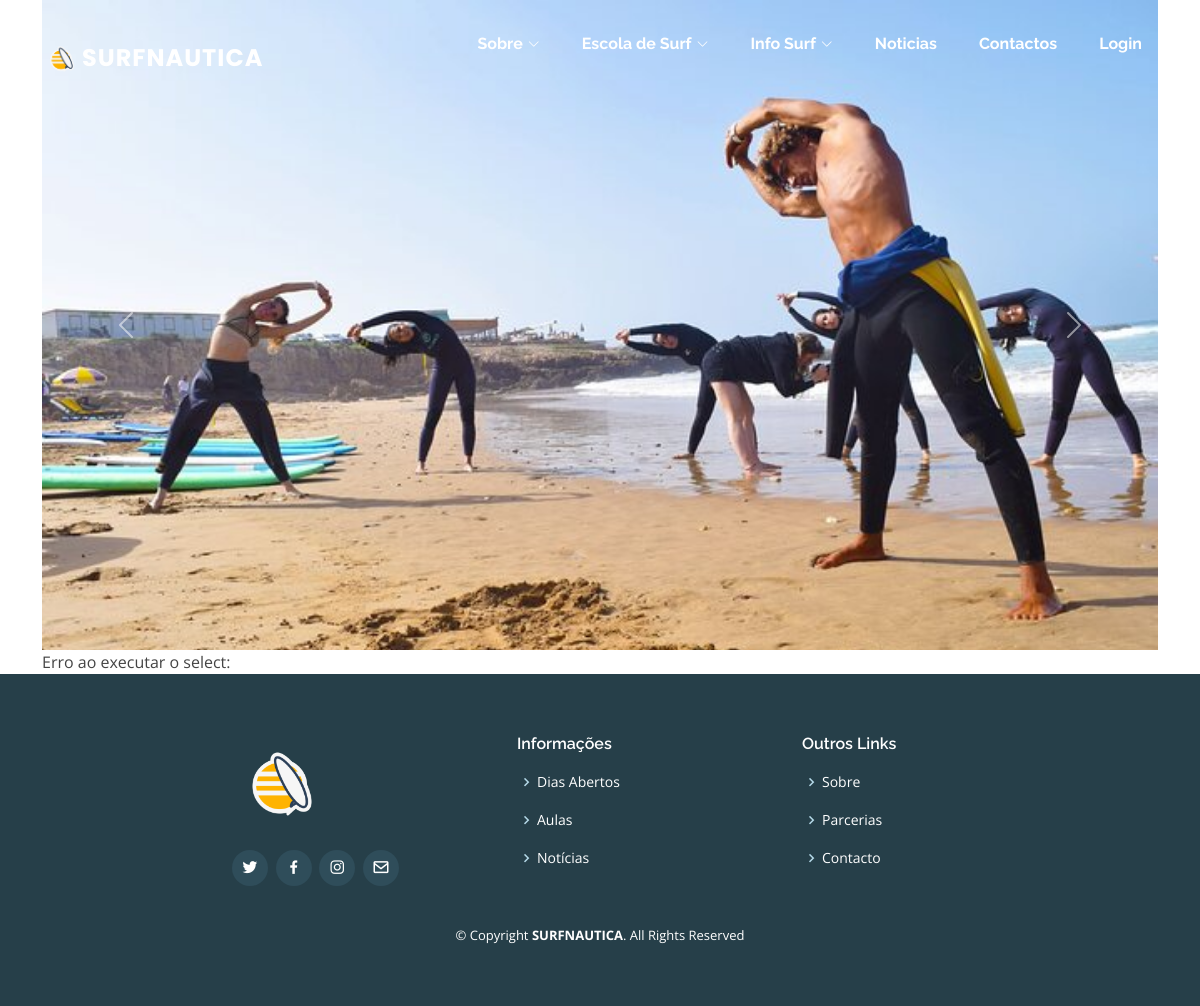
The app's page /Tiago_Gomes/diaaberto.php, older data.
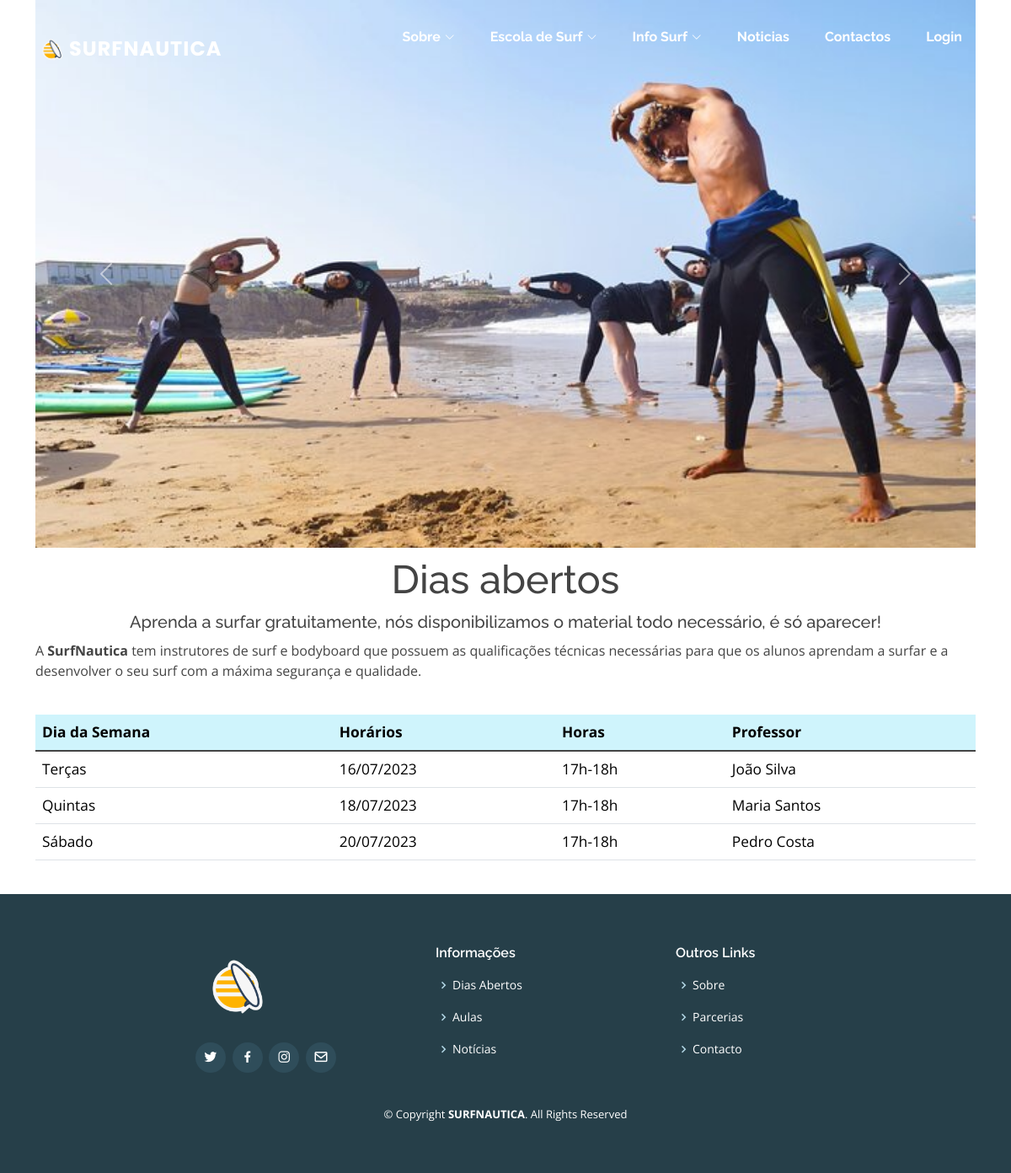
The same page, newer data.
### tables this page shows
CREATE TABLE IF NOT EXISTS `diaaberto` (
  `id_diaAberto` INT(11) NOT NULL AUTO_INCREMENT,
  `titulo` VARCHAR(50) NOT NULL,
  `data1` timestamp NOT NULL,
  `horas` VARCHAR(50) NOT NULL,
  `foto` VARCHAR(250),
  `id_prof` INT(11) NOT NULL,
  PRIMARY KEY (`id_diaAberto`),
  INDEX `fk_diaaberto_professor1_idx` (`id_prof` ASC),
  CONSTRAINT `fk_diaaberto_professor1`
    FOREIGN KEY (`id_prof`)
    REFERENCES `professor` (`id_prof`)
    ON DELETE NO ACTION
    ON UPDATE NO ACTION);

CREATE TABLE IF NOT EXISTS `professor` (
  `id_prof` INT(11) NOT NULL AUTO_INCREMENT,
  `nome` VARCHAR(50) NOT NULL,
  `email` VARCHAR(50) NOT NULL,
  `foto` VARCHAR(50),
  `especialidade` VARCHAR(70) NOT NULL,
  `id` INT(11) NOT NULL,
  PRIMARY KEY (`id_prof`),
  INDEX `fk_professor_users_idx` (`id` ASC),
  CONSTRAINT `fk_professor_users`
    FOREIGN KEY (`id`)
    REFERENCES `users` (`id`)
    ON DELETE NO ACTION
    ON UPDATE NO ACTION);

### Tiago_Gomes/diaaberto.php (the view, shortened to what this page needs)
<?php
require('conexao.php')
?>
<!DOCTYPE html>
<html lang="en">
<head>
<head>
  <?php
  require_once 'sheets/head.php';
  ?>
  <link rel="stylesheet" href="css/diaaberto.css">
  <link href="assets/css/navbar.css" rel="stylesheet">
  <link href="assets/vendor/aos/aos.css" rel="stylesheet">
  <link href="assets/vendor/bootstrap-icons/bootstrap-icons.css" rel="stylesheet">
  <link href="assets/vendor/boxicons/css/boxicons.min.css" rel="stylesheet">
  <link href="assets/vendor/glightbox/css/glightbox.min.css" rel="stylesheet">
  <link href="assets/vendor/swiper/swiper-bundle.min.css" rel="stylesheet">
  </head>
<body>
<header id="header" class="fixed-top header-transparent">
    <?php
    require_once 'sheets/navbar.php';
    ?>
</header>
<?php
$sql = "select nome, titulo, data1, horas from diaaberto, professor where diaaberto.id_prof = professor.id_prof;";
$result = mysqli_query($conn, $sql);
?>
<div class="container-sm ">
    <div id="carouselExample" class="carousel slide">
        <div class="carousel-inner">
          <div class="carousel-item active">
            <img src="img/05.jpg" class="d-block w-100" alt="...">
          </div>
        </div>
        <button class="carousel-control-prev" type="button" data-bs-target="#carouselExample" data-bs-slide="prev">
          <span class="carousel-control-prev-icon" aria-hidden="true"></span>
        </button>
        <button class="carousel-control-next" type="button" data-bs-target="#carouselExample" data-bs-slide="next">
          <span class="carousel-control-next-icon" aria-hidden="true"></span>
        </button>
      </div>
</div>
<div class="container-sm">
<?php
    if (mysqli_num_rows($result) > 0) {
    echo ("<table class='table'><h3>Dias abertos</h3>
    <h5>Aprenda a surfar gratuitamente, nós disponibilizamos o material todo necessário, é só aparecer!</h5>
    <div class='texto'>
      A <strong>SurfNautica</strong> tem instrutores de surf e bodyboard que possuem as qualificações técnicas necessárias para que os alunos aprendam a surfar e a desenvolver o seu surf com a máxima segurança e qualidade.
    </div><thead><tr class='table-info'><th>Dia da Semana</th><th>Horários</th><th>Horas</th><th>Professor</th></tr></thead><tbody class='table-group-divider'>");
    while ($row= mysqli_fetch_assoc($result)) {
        echo"<tr><td>".$row['titulo']."</td><td>".date("d/m/Y", strtotime($row['data1']))."</td><td>".$row['horas']."</td><td>".$row['nome']."</td></tr>";
    }
    echo"</tr> </tbody></table>";
}
else {
    echo ("Erro ao executar o select:" . mysqli_connect_error($conn));
}
?>
</div>
<footer id="footer">
  <?php
  require_once 'sheets/footer.php';
  ?>
</footer>
</body>
</html>

### Tiago_Gomes/sheets/head.php (shortened to what this page needs)
<link href="assets/vendor/aos/aos.css" rel="stylesheet">
<link href="assets/vendor/bootstrap/css/bootstrap.min.css" rel="stylesheet">
<link href="assets/vendor/bootstrap-icons/bootstrap-icons.css" rel="stylesheet">
<link href="assets/vendor/boxicons/css/boxicons.min.css" rel="stylesheet">
<link href="assets/vendor/glightbox/css/glightbox.min.css" rel="stylesheet">
<link href="assets/vendor/swiper/swiper-bundle.min.css" rel="stylesheet">
<link href="assets/css/style.css" rel="stylesheet">

### Tiago_Gomes/sheets/navbar.php (shortened to what this page needs)
<div class="container d-flex align-items-center justify-content-between">
    <div class="logo">
        <h1 class="text-light"><a href="../index.php"><img src="assets/img/favicon.png" alt="" class="img-fluid"><span>SurfNautica</span></h1></a>
    </div>
    <nav id="navbar" class="navbar">
        <ul>
            <li class="dropdown"><a href="#" class="nav-link scrollto"><span>Sobre</span>
                    <i class="bi bi-chevron-down"></i></a>
            </li>
            <li class="dropdown"><a href="../Tiago_Gomes/escolasurf.html" class="nav-link scrollto"><span>Escola
                        de Surf</span> <i class="bi bi-chevron-down"></i></a>
            </li>
            <li class="dropdown"><a href="#" class="nav-link scrollto"><span>Info
                        Surf</span> <i class="bi bi-chevron-down"></i></a>
            </li>
            <li><a class="nav-link scrollto" href="../noticias.php">Noticias</a></li>
            <li><a class="nav-link scrollto" href="../contacto.php">Contactos</a></li>
            <li><a class="nav-link scrollto" href="../login.php">Login</a></li>
        </ul>
    </nav>
</div>

### Tiago_Gomes/sheets/footer.php
<div class="footer-top">
    <div class="container">
        <div class="row">
            <div class="col-lg-2 col-md-6">
            </div>
            <div class="col-lg-3 col-md-6 footer-links">
                <a href="index.php"><img src="assets/img/favicon.png" alt="" height="100px"></a>
                <div class="social-links mt-3">
                    <a href="#" class="twitter"><i class="bx bxl-twitter"></i></a>
                    <a href="#" class="facebook"><i class="bx bxl-facebook"></i></a>
                    <a href="#" class="instagram"><i class="bx bxl-instagram"></i></a>
                    <a href="mailto:" target="_blank" class="google-plus"><i class="bx bx-envelope"></i></a>
                </div>
            </div>
            <div class="col-lg-3 col-md-6 footer-links">
                <h4>Informações</h4>
                <ul>
                    <li><i class="bx bx-chevron-right"></i> <a href="#">Dias Abertos</a></li>
                    <li><i class="bx bx-chevron-right"></i> <a href="#">Aulas</a></li>
                    <li><i class="bx bx-chevron-right"></i> <a href="#">Notícias</a></li>
                </ul>
            </div>
            <div class="col-lg-3 col-md-6 footer-links">
                <h4>Outros Links</h4>
                <ul>
                    <li><i class="bx bx-chevron-right"></i> <a href="#">Sobre</a></li>
                    <li><i class="bx bx-chevron-right"></i> <a href="#">Parcerias</a></li>
                    <li><i class="bx bx-chevron-right"></i> <a href="contacto.php">Contacto</a></li>
                </ul>
            </div>
            <div class="credits">
                &copy; Copyright <strong><span>SURFNAUTICA</span></strong>. All
                Rights
                Reserved
            </div>
        </div>
    </div>
</div>

### assets/css/style.css (style rules this page uses)
body { font-family: "Open Sans", sans-serif; color: #444444; }
a { text-decoration: none; color: #67b0d1; }
h1, h2, h3, h4, h5, h6 { font-family: "Raleway", sans-serif; }
#header { transition: all 0.5s; z-index: 997; transition: all 0.5s; padding: 24px 0; background: rgba(103, 176, 209, 0.8); }
#header.header-transparent { background: transparent; }
#header .logo h1 { font-size: 24px; margin: 0; line-height: 1; font-weight: 700; letter-spacing: 1px; font-family: "Poppins", sans-serif; text-transform: uppercase; }
#header .logo h1 a, #header .logo h1 a:hover { color: #fff; text-decoration: none; }
#header .logo img { padding: 0; margin: 0; max-height: 40px; }
.navbar { padding: 0; }
.navbar ul { margin: 0; padding: 0; display: flex; list-style: none; align-items: center; }
.navbar li { position: relative; }
.navbar a, .navbar a:focus { display: flex; align-items: center; justify-content: space-between; padding: 8px 16px; margin-left: 10px; font-family: "Raleway", sans-serif; font-size: 16px; font-weight: 700; color: #fff; white-space: nowrap; transition: 0.3s; }
.navbar a i, .navbar a:focus i { font-size: 12px; line-height: 0; margin-left: 5px; }
#footer { background: #263f49; padding: 0 0 0 0; color: #fff; font-size: 14px; }
#footer .footer-top { padding: 60px 0 30px 0; }
#footer .footer-top .social-links a { font-size: 18px; display: inline-block; background: #2f4d5a; color: #fff; line-height: 1; padding: 8px 0; margin-right: 4px; border-radius: 50%; text-align: center; width: 36px; height: 36px; transition: 0.3s; }
#footer .footer-top h4 { font-size: 16px; font-weight: 600; color: #fff; position: relative; padding-bottom: 12px; }
#footer .footer-top .footer-links { margin-bottom: 30px; }
#footer .footer-top .footer-links ul { list-style: none; padding: 0; margin: 0; }
#footer .footer-top .footer-links ul i { padding-right: 2px; color: #b5d9e9; font-size: 18px; line-height: 1; }
#footer .footer-top .footer-links ul li { padding: 10px 0; display: flex; align-items: center; }
#footer .footer-top .footer-links ul li:first-child { padding-top: 0; }
#footer .footer-top .footer-links ul a { color: #fff; transition: 0.3s; display: inline-block; line-height: 1; }
#footer .credits { padding-top: 10px; text-align: center; font-size: 13px; color: #fff; }

### Tiago_Gomes/css/diaaberto.css (style rules this page uses)
nav { margin-bottom: 30px; }
.table { margin-top: 40px; font-size: 13pt; margin-bottom: 40px; }
h3 { text-align: center; font-size: 35pt; margin: 10px; }
h5 { text-align: center; margin: 10px; }
.carousel-inner { height: 650px; object-fit: cover; }

Row changes from the older to the newer data that the page shows:
added diaaberto: titulo "Terças", data1 "16/07/2023", horas "17h-18h", id_prof.nome "João Silva"
added diaaberto: titulo "Quintas", data1 "18/07/2023", horas "17h-18h", id_prof.nome "Maria Santos"
added diaaberto: titulo "Sábado", data1 "20/07/2023", horas "17h-18h", id_prof.nome "Pedro Costa"
Text that changed along with them:
text no longer shown: "Erro ao executar o select:"
text now shown: "Dias abertos Aprenda a surfar gratuitamente, nós disponibilizamos o material todo necessário, é só aparecer! A SurfNautica tem instrutores de surf e bodyboard que possuem as qualificações técnicas necessárias para que os alunos aprendam a surfar e a desenvolver o seu surf com a máxima segurança e qualidade. Dia da Semana Horários Horas Professor"
